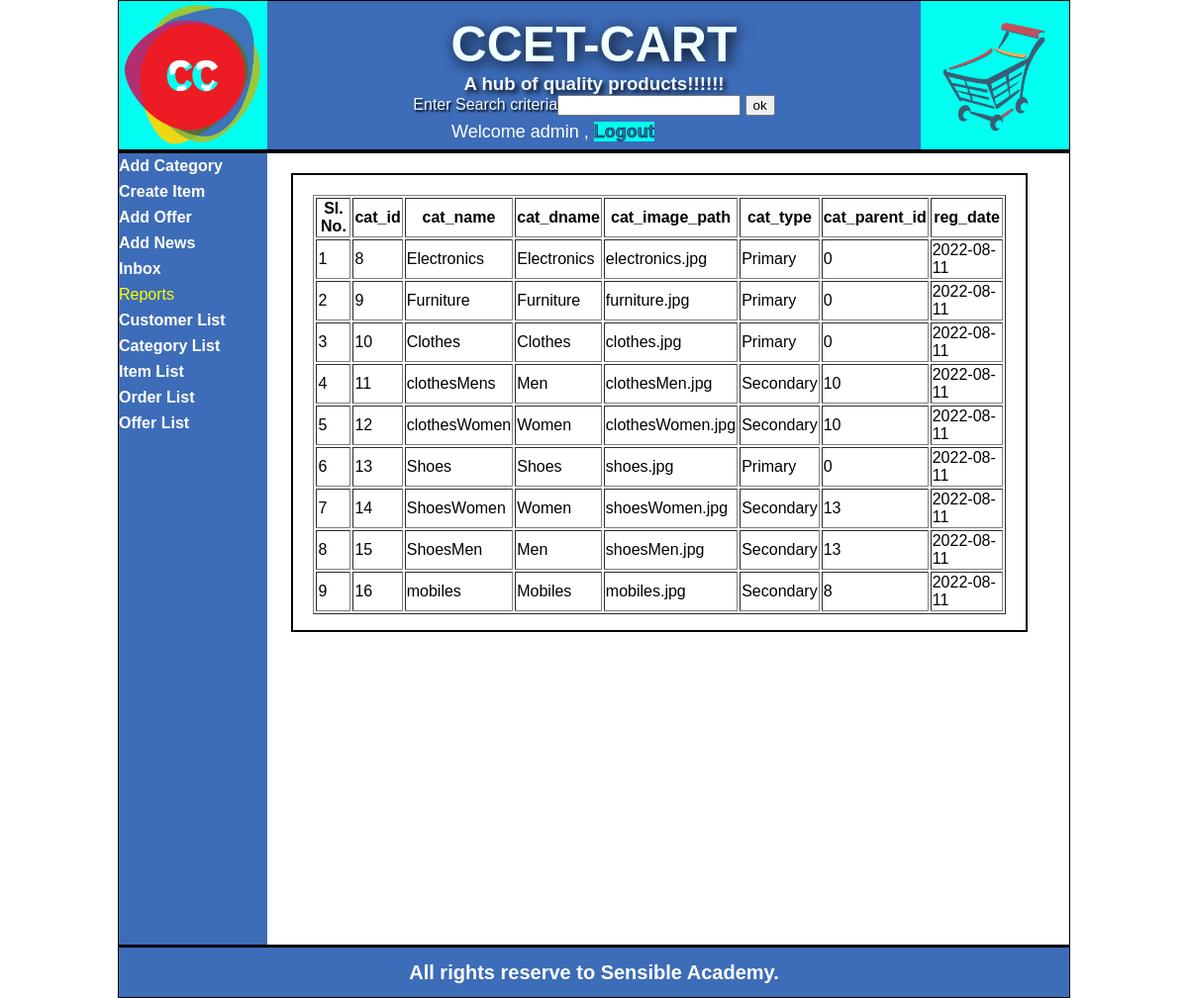
/displayCategory.php (signed in), run on the app's committed database.
### tables this page shows
CREATE TABLE IF NOT EXISTS `category_info` (
  `cat_id` int(11) NOT NULL AUTO_INCREMENT,
  `cat_name` varchar(30) NOT NULL,
  `cat_dname` varchar(30) NOT NULL,
  `cat_image_path` text NOT NULL,
  `cat_type` varchar(10) NOT NULL,
  `cat_parent_id` int(11) NOT NULL,
  `reg_date` date NOT NULL,
  PRIMARY KEY (`cat_id`)
);

### library.php (the view, shortened to what this page needs)
<?php
function displayTable($sql)
{
$con=$GLOBALS["con"];
$rs=mysqli_query($con,$sql);
$rc=mysqli_num_rows($rs);
$cc=mysqli_num_fields($rs);
echo("<div id='myList'>");
echo("<table border='1'>");
echo("<tr>");
      echo("<th>Sl. No.</th>");
      for($i=0;$i<=$cc-1;$i++)
       {
          echo("<th>");
          echo(mysqli_fetch_field_direct($rs,$i)->name);
          echo("</th>");
       }
      echo("</tr>");
      $cnt=0;
      for($i=0;$i<=$rc-1;$i++)
      {
         $cnt++;
         mysqli_data_seek($rs,$i);
         $row=mysqli_fetch_array($rs);
         echo("<tr>");
         echo("<td>$cnt</td>");
         for($j=0;$j<=$cc-1;$j++)
         {
             echo("<td>");
             echo($row[$j]);
             echo("</td>");
         }
         echo("</tr>");
      }
       echo("</table>");
echo("</div>");
}
?>

### mystyle.css (style rules this page uses)
body { margin: 0px; padding: 0px; font-family: Verdana, Geneva, Tahoma, sans-serif; }
#myList { margin: 20px; padding: 20px; border: 2px solid black; width: 700px; height: 420px; overflow: scroll; }

### data on the page
category_info: cat_id "8", cat_name "Electronics", cat_dname "Electronics", cat_image_path "electronics.jpg", cat_type "Primary", cat_parent "0", reg_date "2022-08-11"
category_info: cat_id "9", cat_name "Furniture", cat_dname "Furniture", cat_image_path "furniture.jpg", cat_type "Primary", cat_parent "0", reg_date "2022-08-11"
category_info: cat_id "10", cat_name "Clothes", cat_dname "Clothes", cat_image_path "clothes.jpg", cat_type "Primary", cat_parent "0", reg_date "2022-08-11"
category_info: cat_id "11", cat_name "clothesMens", cat_dname "Men", cat_image_path "clothesMen.jpg", cat_type "Secondary", cat_parent "10", reg_date "2022-08-11"
category_info: cat_id "12", cat_name "clothesWomen", cat_dname "Women", cat_image_path "clothesWomen.jpg", cat_type "Secondary", cat_parent "10", reg_date "2022-08-11"
category_info: cat_id "13", cat_name "Shoes", cat_dname "Shoes", cat_image_path "shoes.jpg", cat_type "Primary", cat_parent "0", reg_date "2022-08-11"
category_info: cat_id "14", cat_name "ShoesWomen", cat_dname "Women", cat_image_path "shoesWomen.jpg", cat_type "Secondary", cat_parent "13", reg_date "2022-08-11"
category_info: cat_id "15", cat_name "ShoesMen", cat_dname "Men", cat_image_path "shoesMen.jpg", cat_type "Secondary", cat_parent "13", reg_date "2022-08-11"
category_info: cat_id "16", cat_name "mobiles", cat_dname "Mobiles", cat_image_path "mobiles.jpg", cat_type "Secondary", cat_parent "8", reg_date "2022-08-11"

### other printed values
$_SESSION["uname"] "admin"
mysqli_fetch_field_direct($rs,$i)->name "cat_id"
mysqli_fetch_field_direct($rs,$i)->name "cat_name"
mysqli_fetch_field_direct($rs,$i)->name "cat_dname"
mysqli_fetch_field_direct($rs,$i)->name "cat_image_path"
mysqli_fetch_field_direct($rs,$i)->name "cat_type"
mysqli_fetch_field_direct($rs,$i)->name "cat_parent_id"
mysqli_fetch_field_direct($rs,$i)->name "reg_date"
